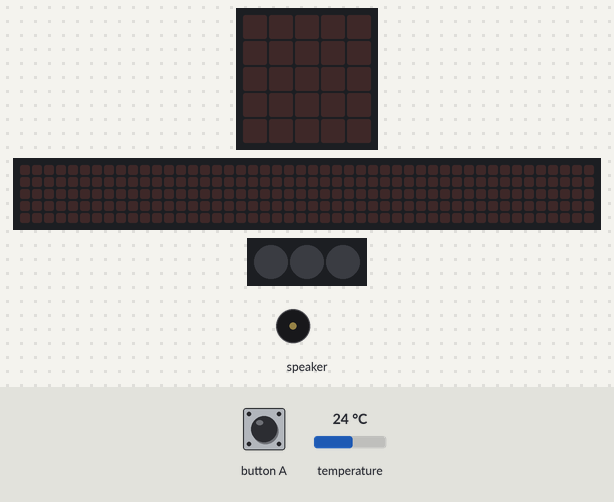
Bench run of a program on a simulated Calliope mini (MakeCode). On the bench: the board's 5×5 LED display, a strip that is not on the board, showing the scrolling text unrolled, 3 RGB LEDs in strip order, left to right, buzzer (waves = sounding). The inputs (shaded band) are chosen by the test bench; at power-on: temperature 24 °C. The 48×5 strip is a reading aid, not a part: it shows the text the display is scrolling, unrolled, one strip-width of it at a time.

Above: at 1.2 s.
1.3 s: button A pressed for 0.15 s
At 4.2 s:
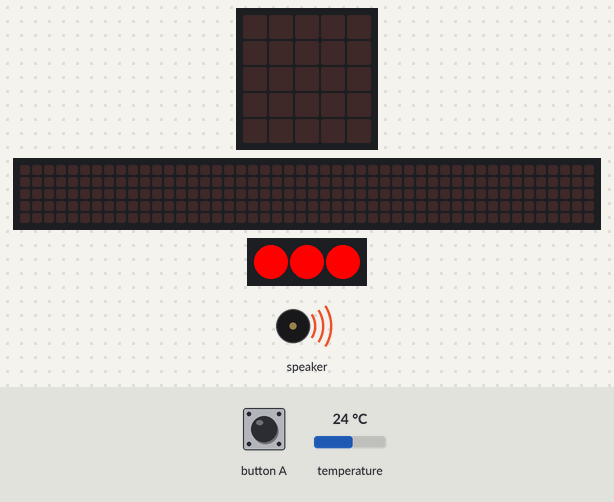
4.3 s: button A pressed for 0.15 s
7.4 s: temperature set to 12 °C
At 8.34 s:
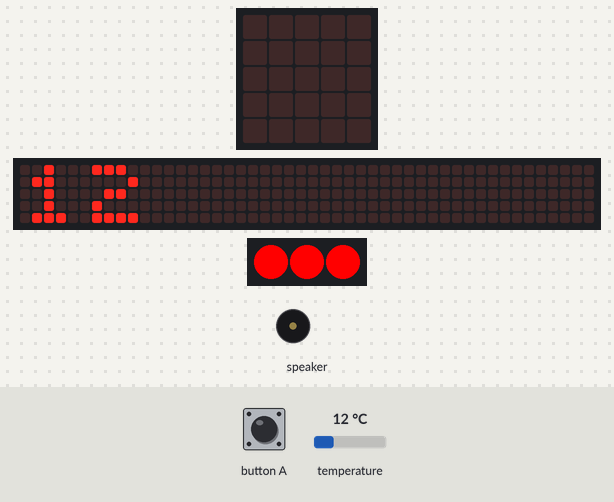
10.4 s: button A pressed for 0.15 s
13.4 s: temperature set to 19 °C
At 15.08 s:
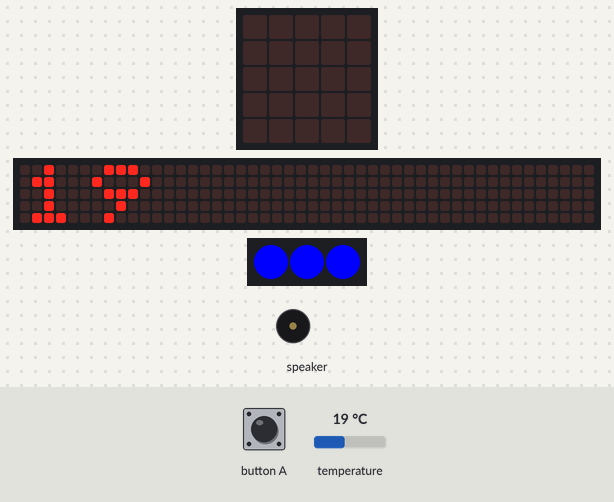
16.4 s: temperature set to 28 °C
At 18.0 s:
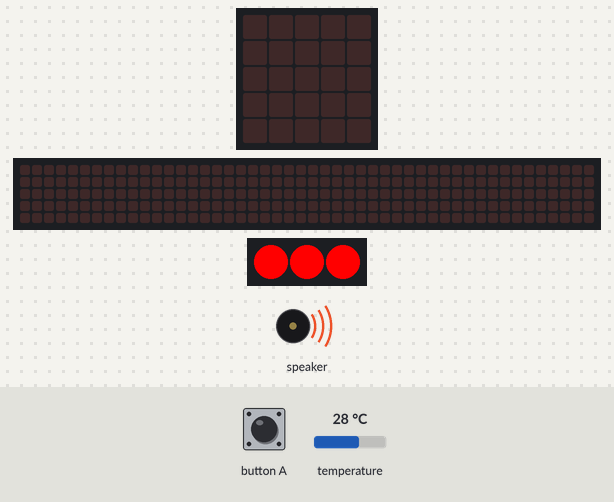
Timing chart, 0 to 20.4 s (numbered marks = the images above; inputs shaded):
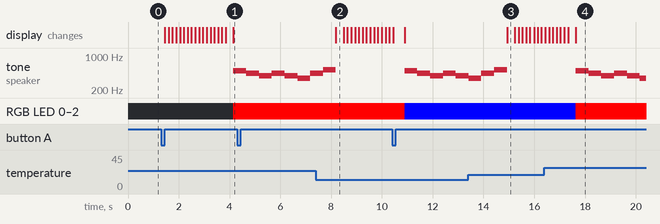

The program:

main.ts
```typescript
input.onButtonEvent(Button.A, input.buttonEventClick(), function () {
    basic.showString("" + (input.temperature()))
    if (input.temperature() < 20) {
        basic.setLedColors(0x0000ff, 0x0000ff, 0x0000ff)
        music.play(music.stringPlayable("B A G A G F A C5 ", 120), music.PlaybackMode.UntilDone)
    } else if (input.temperature() > 20) {
        basic.setLedColors(0xff0000, 0xff0000, 0xff0000)
        music.play(music.stringPlayable("B A G A G F A C5 ", 120), music.PlaybackMode.UntilDone)
    }
})
```

test.ts
```typescript
// Hier kann man Tests durchführen; diese Datei wird nicht kompiliert, wenn dieses Paket als Erweiterung verwendet wird.
```

Measured:
- after the input at 1.3 s, tone on speaker: silent → 494 Hz after 2.9 s; RGB LED 0–2: off → RGB(255, 0, 0) after 2.9 s; the display: first changes after 0.15 s (image 1 shows a later state)
- after the input at 16.4 s, the display: first differs from a run without the input after 1.2 s (image 4)
